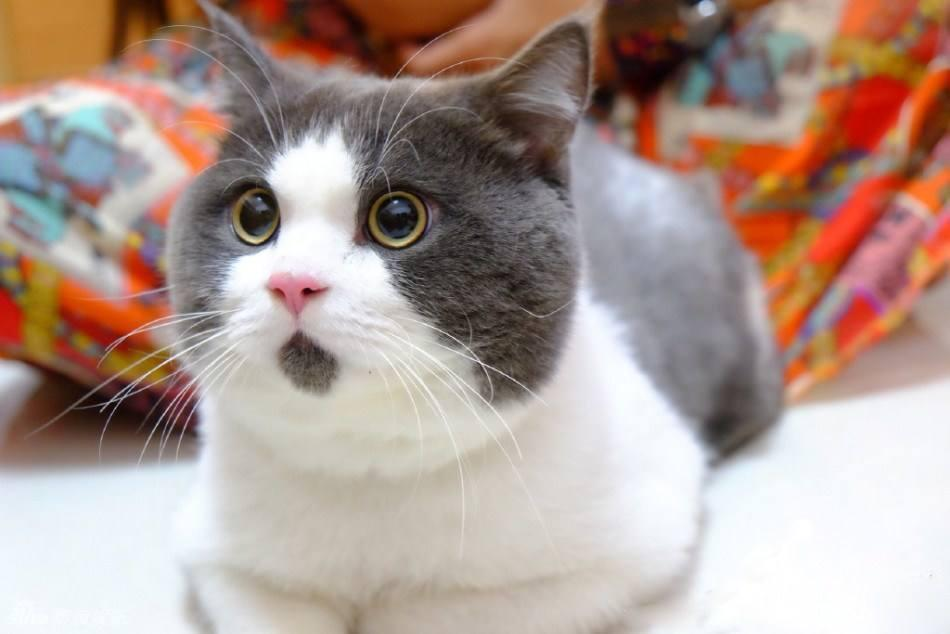
#> input picture datasets/JPEGImages/1.jpg, 950 x 634 px, found by its file name
$ python 1.py
#> lines starting #> are read from the running program, lines starting #| are printed output that depends on the picture
import cv2
import segmentation_models_pytorch as smp

img = cv2.imread("aa/Images/1.jpg",cv2.IMREAD_GRAYSCALE)
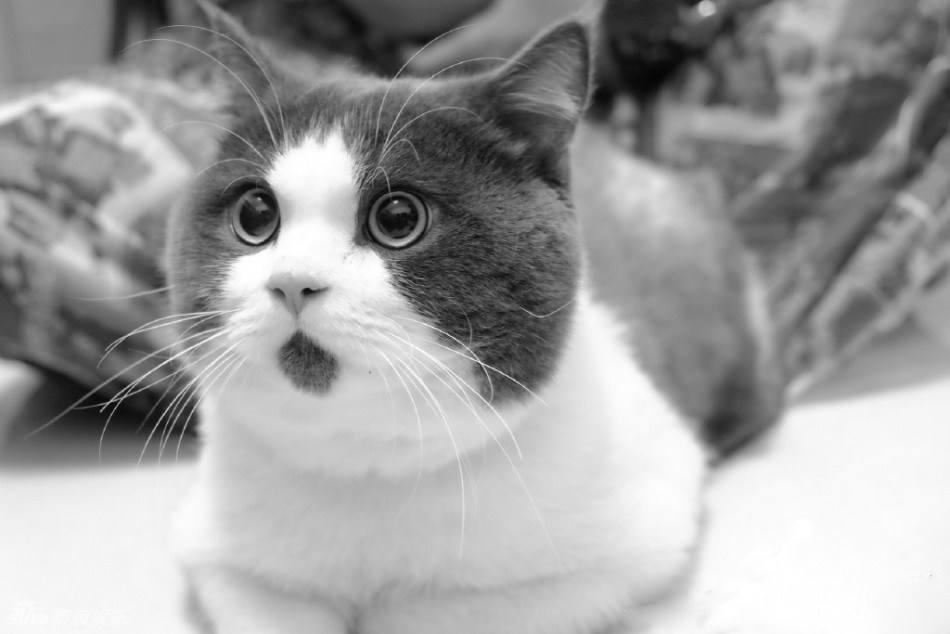
#> img: shape (634, 950); min 0, max 255, mean 158.8
count = 0
# [5 lines of commented-out code are left out]
print(img[256][256])
#| 254
cv2.imshow("q", img)
cv2.waitKey()
cv2.destroyAllWindows()
#> (the run stopped early here; a loop or call above may not have finished)
